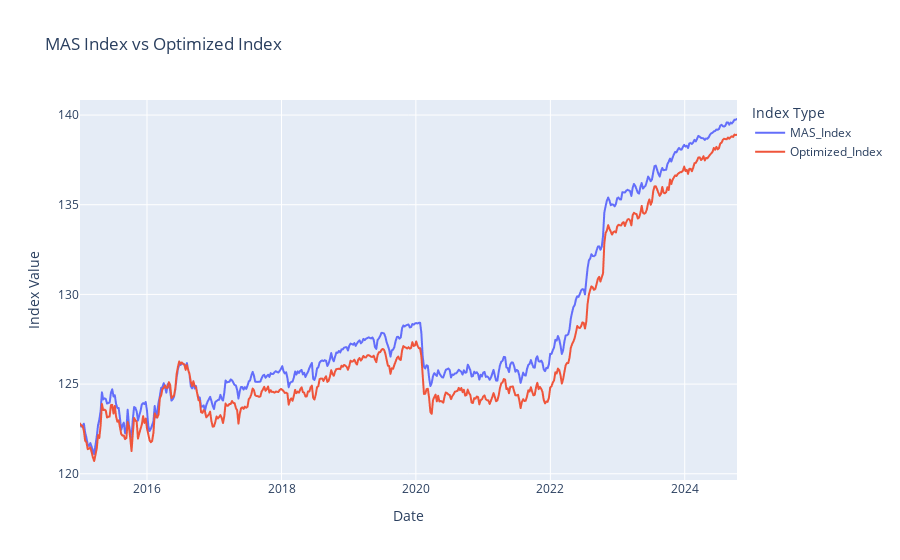

This figure's notebook cell:
### Code cell
# Plot MAS_Index and Optimized_Index using Plotly

fig = px.line(
    SGDNEER_optimized, 
    x=SGDNEER_optimized.index, 
    y=["MAS_Index", "Optimized_Index"],
    labels={"value": "Index Value", "variable": "Index Type"},
    title="MAS Index vs Optimized Index"
)

# Show the plot
fig.show()

### Figure 1 — Plotly figure (JSON) as saved in the notebook; plotly's stock layout.template omitted (floating-point values rounded to 4 significant figures; data arrays with more than 128 entries replaced by an {"elided": "..."} marker saying what was removed)
{"data": [{"hovertemplate": "Index Type=MAS_Index<br>Date=%{x}<br>Index Value=%{y}<extra></extra>", "legendgroup": "MAS_Index", "line": {"color": "#636efa", "dash": "solid"}, "marker": {"symbol": "circle"}, "mode": "lines", "name": "MAS_Index", "showlegend": true, "type": "scattergl", "x": {"elided": "511 str values"}, "xaxis": "x", "y": {"elided": "511 float values"}, "yaxis": "y"}, {"hovertemplate": "Index Type=Optimized_Index<br>Date=%{x}<br>Index Value=%{y}<extra></extra>", "legendgroup": "Optimized_Index", "line": {"color": "#EF553B", "dash": "solid"}, "marker": {"symbol": "circle"}, "mode": "lines", "name": "Optimized_Index", "showlegend": true, "type": "scattergl", "x": {"elided": "511 str values"}, "xaxis": "x", "y": {"elided": "511 float values"}, "yaxis": "y"}], "layout": {"legend": {"title": {"text": "Index Type"}, "tracegroupgap": 0}, "title": {"text": "MAS Index vs Optimized Index"}, "xaxis": {"anchor": "y", "domain": [0, 1], "title": {"text": "Date"}}, "yaxis": {"anchor": "x", "domain": [0, 1], "title": {"text": "Index Value"}}}}
